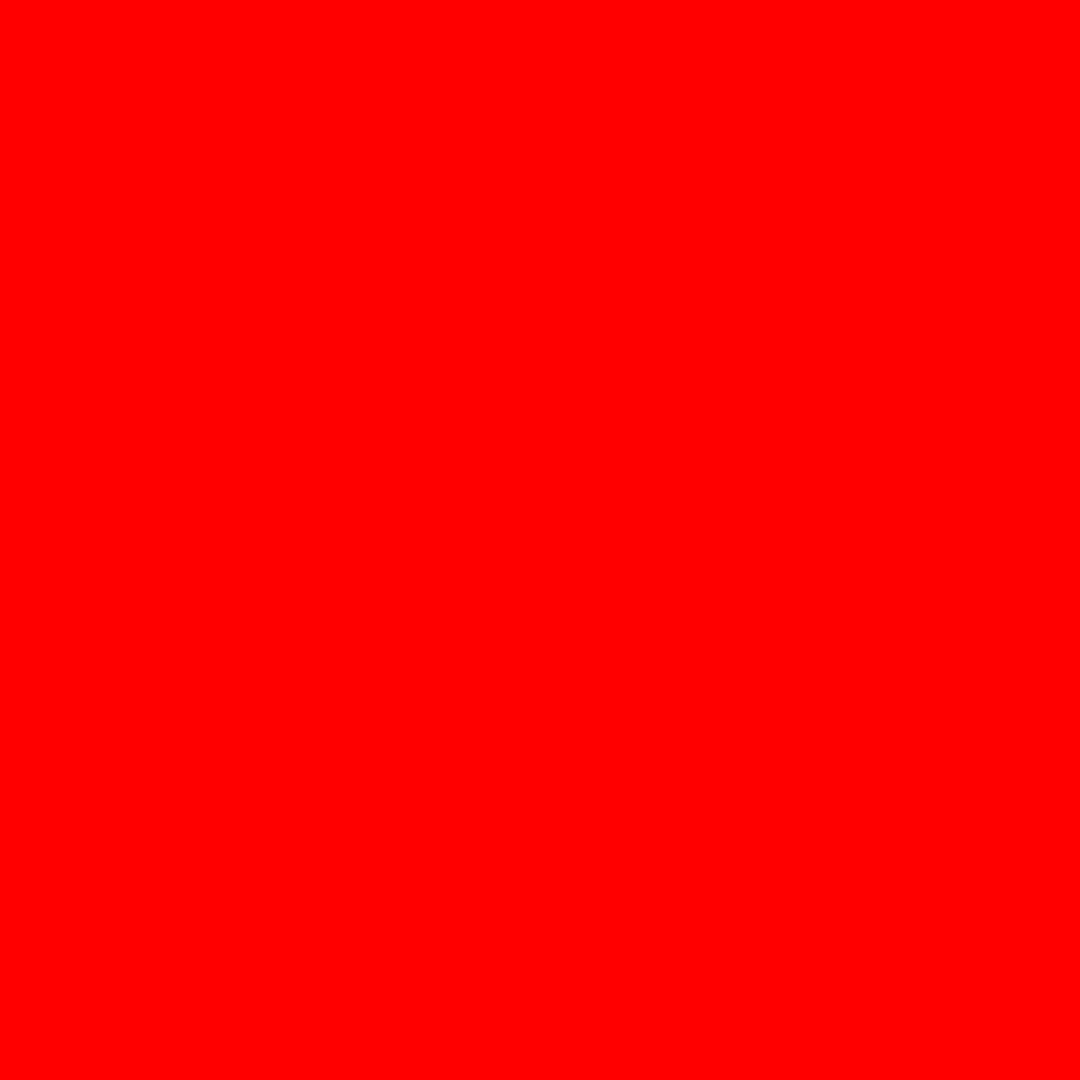
Frame 1 (no input)
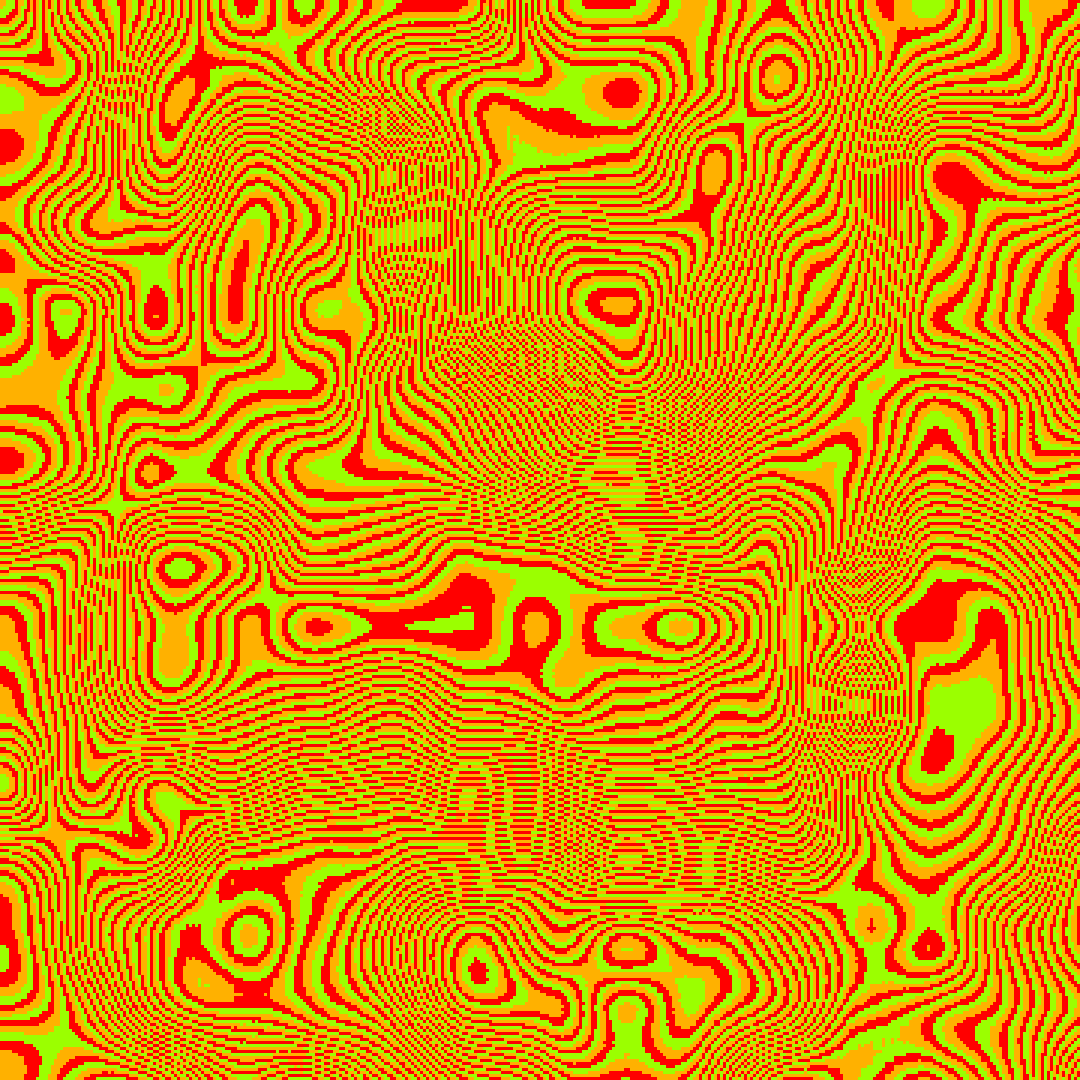
Frame 60 (the mouse pressed at the canvas centre just before this capture)
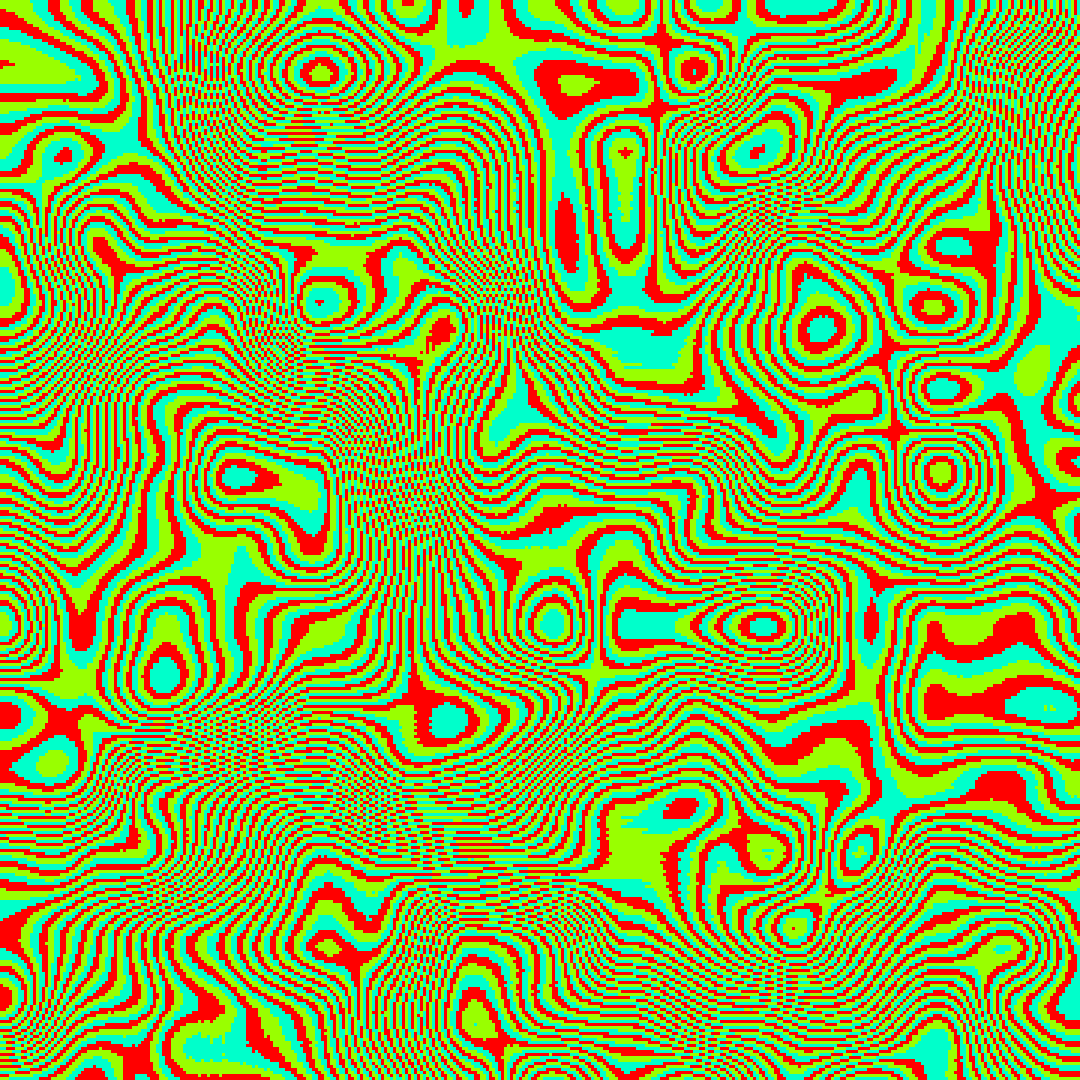
Frame 120 (the mouse held since frame 60 and released just before this capture)

The Processing sketch that drew these frames (run headless with seeded random() and noise(); from frame 60 on, the mouse is pressed at the canvas centre):

// Processing sketch: waveTesting
// ── waveTesting.pde
int size = 1;
float scale = 0.0010;
float change = 400;
float colVal = 0;
int timesVar = 1;

void setup(){
  size(1080, 1080);
  colorMode(HSB);
}

void draw(){
  size = 3;
  scale = 0.0016;
  background(0);
  noStroke();
  for(int j = 0; j < height; j+= size){
    for(int i = 0; i < width; i+= size){
      //change/150
      fill(abs(colVal)*(ceil(abs(change)*noise(scale*i,scale*j, change/150))%3)%255, 255, 255);
      rect(i, j, size, size);
    }
  }
  println(change);
  //if(colVal < 0 || colVal > 500) timesVar*=-1;
  change -= 0.5*timesVar;
  if(change < -400) change = 400;
  colVal += 0.5;
  
}
